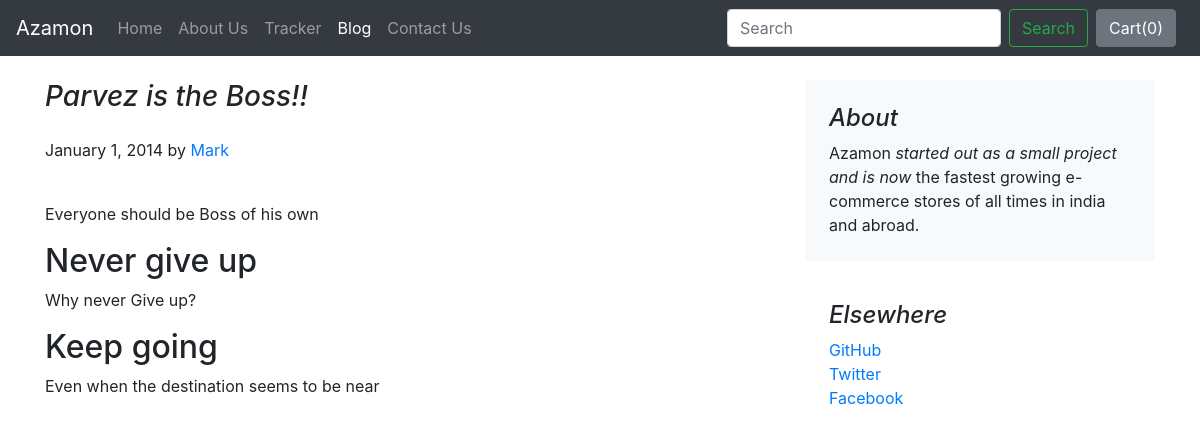
The page /blog/blogpost/1 on the database its author committed.
### blog/models.py (models this page shows)
class Blogpost(models.Model):
    post_id = models.AutoField(primary_key=True)
    title = models.CharField(max_length=50)
    head0 = models.CharField(max_length=500, default="")
    chead0 = models.CharField(max_length=5000, default="")
    head1 = models.CharField(max_length=500, default="")
    chead1 = models.CharField(max_length=5000, default="")
    head2 = models.CharField(max_length=500, default="")
    chead2 = models.CharField(max_length=5000, default="")
    pub_date = models.DateField()
    thumbnail = models.ImageField(upload_to='shop/images', default="")
    def __str__(self):
        return self.title

### blog/views.py (the view)
# urls.py: path("blogpost/<int:id>", views.blogpost, name="blogHome")
def blogpost(request, id):
    post = Blogpost.objects.filter(post_id = id)[0]
    print(post)
    return render(request, 'blog/blogpost.html',
                  {'post':post})

### blog/templates/blog/blogpost.html (shortened to what this page needs)
{% extends 'blog/basic.html' %}
{% block body %}
<div class="container">
    <div class="row mt-4">
        <div class="col-md-8 blog-main">
            <h3 class="mb-4 font-italic">
                {{post.title}}
            </h3>
            <div class="blog-post">
                <p class="blog-post-meta">January 1, 2014 by <a href="#">Mark</a></p>
                <br>
                <p>{{post.chead0}}</p>
                <h2>{{post.head1}}</h2>
                <p>{{post.chead1}}</p>
                <h2>{{post.head2}}</h2>
                <p>{{post.chead2}}</p>
            </div>
        </div>
        <aside class="col-md-4 blog-sidebar">
            <div class="p-4 mb-3 bg-light rounded">
                <h4 class="font-italic">About</h4>
                <p class="mb-0">Azamon <em>started out as a small project and is now</em> the fastest growing e-commerce stores of all times in india and abroad.</p>
            </div>
            <div class="p-4">
                <h4 class="font-italic">Elsewhere</h4>
                <ol class="list-unstyled">
                    <li><a href="#">GitHub</a></li>
                    <li><a href="#">Twitter</a></li>
                    <li><a href="#">Facebook</a></li>
                </ol>
            </div>
        </aside>
    </div>
</div>
{% endblock %}

### rows shown on the page
Blogpost: title "Parvez is the Boss!!", chead0 "Everyone should be Boss of his own", head1 "Never give up", chead1 "Why never Give up?", head2 "Keep going", chead2 "Even when the destination seems to be near"
